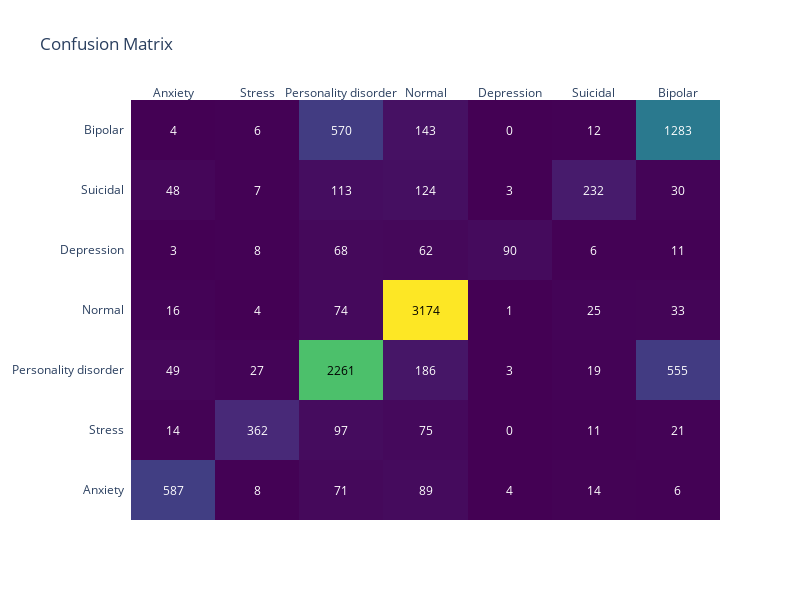

Notebook code cell kept with this figure:
### Code cell
# Confusion Matrix
cm = confusion_matrix(y_test, y_pred)
cm_fig = ff.create_annotated_heatmap(
    z=cm,
    x=list(set(y_test)),
    y=list(set(y_test)),
    annotation_text=cm,
    colorscale='Viridis'
)
cm_fig.update_layout(title='Confusion Matrix')
cm_fig.update_layout(title='Confusion Matrix', width=800, height=600)  
cm_fig.show()

### Figure 1 — Plotly figure (JSON) as saved in the notebook; plotly's stock layout.template omitted (floating-point values rounded to 4 significant figures)
{"data": [{"colorscale": [[0, "#440154"], [0.1111, "#482878"], [0.2222, "#3e4989"], [0.3333, "#31688e"], [0.4444, "#26828e"], [0.5556, "#1f9e89"], [0.6667, "#35b779"], [0.7778, "#6ece58"], [0.8889, "#b5de2b"], [1, "#fde725"]], "reversescale": false, "showscale": false, "type": "heatmap", "x": ["Anxiety", "Stress", "Personality disorder", "Normal", "Depression", "Suicidal", "Bipolar"], "y": ["Anxiety", "Stress", "Personality disorder", "Normal", "Depression", "Suicidal", "Bipolar"], "z": [[587, 8, 71, 89, 4, 14, 6], [14, 362, 97, 75, 0, 11, 21], [49, 27, 2261, 186, 3, 19, 555], [16, 4, 74, 3174, 1, 25, 33], [3, 8, 68, 62, 90, 6, 11], [48, 7, 113, 124, 3, 232, 30], [4, 6, 570, 143, 0, 12, 1283]]}], "layout": {"annotations": [{"font": {"color": "#FFFFFF"}, "showarrow": false, "text": "587", "x": "Anxiety", "xref": "x", "y": "Anxiety", "yref": "y"}, {"font": {"color": "#FFFFFF"}, "showarrow": false, "text": "8", "x": "Stress", "xref": "x", "y": "Anxiety", "yref": "y"}, {"font": {"color": "#FFFFFF"}, "showarrow": false, "text": "71", "x": "Personality disorder", "xref": "x", "y": "Anxiety", "yref": "y"}, {"font": {"color": "#FFFFFF"}, "showarrow": false, "text": "89", "x": "Normal", "xref": "x", "y": "Anxiety", "yref": "y"}, {"font": {"color": "#FFFFFF"}, "showarrow": false, "text": "4", "x": "Depression", "xref": "x", "y": "Anxiety", "yref": "y"}, {"font": {"color": "#FFFFFF"}, "showarrow": false, "text": "14", "x": "Suicidal", "xref": "x", "y": "Anxiety", "yref": "y"}, {"font": {"color": "#FFFFFF"}, "showarrow": false, "text": "6", "x": "Bipolar", "xref": "x", "y": "Anxiety", "yref": "y"}, {"font": {"color": "#FFFFFF"}, "showarrow": false, "text": "14", "x": "Anxiety", "xref": "x", "y": "Stress", "yref": "y"}, {"font": {"color": "#FFFFFF"}, "showarrow": false, "text": "362", "x": "Stress", "xref": "x", "y": "Stress", "yref": "y"}, {"font": {"color": "#FFFFFF"}, "showarrow": false, "text": "97", "x": "Personality disorder", "xref": "x", "y": "Stress", "yref": "y"}, {"font": {"color": "#FFFFFF"}, "showarrow": false, "text": "75", "x": "Normal", "xref": "x", "y": "Stress", "yref": "y"}, {"font": {"color": "#FFFFFF"}, "showarrow": false, "text": "0", "x": "Depression", "xref": "x", "y": "Stress", "yref": "y"}, {"font": {"color": "#FFFFFF"}, "showarrow": false, "text": "11", "x": "Suicidal", "xref": "x", "y": "Stress", "yref": "y"}, {"font": {"color": "#FFFFFF"}, "showarrow": false, "text": "21", "x": "Bipolar", "xref": "x", "y": "Stress", "yref": "y"}, {"font": {"color": "#FFFFFF"}, "showarrow": false, "text": "49", "x": "Anxiety", "xref": "x", "y": "Personality disorder", "yref": "y"}, {"font": {"color": "#FFFFFF"}, "showarrow": false, "text": "27", "x": "Stress", "xref": "x", "y": "Personality disorder", "yref": "y"}, {"font": {"color": "#000000"}, "showarrow": false, "text": "2261", "x": "Personality disorder", "xref": "x", "y": "Personality disorder", "yref": "y"}, {"font": {"color": "#FFFFFF"}, "showarrow": false, "text": "186", "x": "Normal", "xref": "x", "y": "Personality disorder", "yref": "y"}, {"font": {"color": "#FFFFFF"}, "showarrow": false, "text": "3", "x": "Depression", "xref": "x", "y": "Personality disorder", "yref": "y"}, {"font": {"color": "#FFFFFF"}, "showarrow": false, "text": "19", "x": "Suicidal", "xref": "x", "y": "Personality disorder", "yref": "y"}, {"font": {"color": "#FFFFFF"}, "showarrow": false, "text": "555", "x": "Bipolar", "xref": "x", "y": "Personality disorder", "yref": "y"}, {"font": {"color": "#FFFFFF"}, "showarrow": false, "text": "16", "x": "Anxiety", "xref": "x", "y": "Normal", "yref": "y"}, {"font": {"color": "#FFFFFF"}, "showarrow": false, "text": "4", "x": "Stress", "xref": "x", "y": "Normal", "yref": "y"}, {"font": {"color": "#FFFFFF"}, "showarrow": false, "text": "74", "x": "Personality disorder", "xref": "x", "y": "Normal", "yref": "y"}, {"font": {"color": "#000000"}, "showarrow": false, "text": "3174", "x": "Normal", "xref": "x", "y": "Normal", "yref": "y"}, {"font": {"color": "#FFFFFF"}, "showarrow": false, "text": "1", "x": "Depression", "xref": "x", "y": "Normal", "yref": "y"}, {"font": {"color": "#FFFFFF"}, "showarrow": false, "text": "25", "x": "Suicidal", "xref": "x", "y": "Normal", "yref": "y"}, {"font": {"color": "#FFFFFF"}, "showarrow": false, "text": "33", "x": "Bipolar", "xref": "x", "y": "Normal", "yref": "y"}, {"font": {"color": "#FFFFFF"}, "showarrow": false, "text": "3", "x": "Anxiety", "xref": "x", "y": "Depression", "yref": "y"}, {"font": {"color": "#FFFFFF"}, "showarrow": false, "text": "8", "x": "Stress", "xref": "x", "y": "Depression", "yref": "y"}, {"font": {"color": "#FFFFFF"}, "showarrow": false, "text": "68", "x": "Personality disorder", "xref": "x", "y": "Depression", "yref": "y"}, {"font": {"color": "#FFFFFF"}, "showarrow": false, "text": "62", "x": "Normal", "xref": "x", "y": "Depression", "yref": "y"}, {"font": {"color": "#FFFFFF"}, "showarrow": false, "text": "90", "x": "Depression", "xref": "x", "y": "Depression", "yref": "y"}, {"font": {"color": "#FFFFFF"}, "showarrow": false, "text": "6", "x": "Suicidal", "xref": "x", "y": "Depression", "yref": "y"}, {"font": {"color": "#FFFFFF"}, "showarrow": false, "text": "11", "x": "Bipolar", "xref": "x", "y": "Depression", "yref": "y"}, {"font": {"color": "#FFFFFF"}, "showarrow": false, "text": "48", "x": "Anxiety", "xref": "x", "y": "Suicidal", "yref": "y"}, {"font": {"color": "#FFFFFF"}, "showarrow": false, "text": "7", "x": "Stress", "xref": "x", "y": "Suicidal", "yref": "y"}, {"font": {"color": "#FFFFFF"}, "showarrow": false, "text": "113", "x": "Personality disorder", "xref": "x", "y": "Suicidal", "yref": "y"}, {"font": {"color": "#FFFFFF"}, "showarrow": false, "text": "124", "x": "Normal", "xref": "x", "y": "Suicidal", "yref": "y"}, {"font": {"color": "#FFFFFF"}, "showarrow": false, "text": "3", "x": "Depression", "xref": "x", "y": "Suicidal", "yref": "y"}, {"font": {"color": "#FFFFFF"}, "showarrow": false, "text": "232", "x": "Suicidal", "xref": "x", "y": "Suicidal", "yref": "y"}, {"font": {"color": "#FFFFFF"}, "showarrow": false, "text": "30", "x": "Bipolar", "xref": "x", "y": "Suicidal", "yref": "y"}, {"font": {"color": "#FFFFFF"}, "showarrow": false, "text": "4", "x": "Anxiety", "xref": "x", "y": "Bipolar", "yref": "y"}, {"font": {"color": "#FFFFFF"}, "showarrow": false, "text": "6", "x": "Stress", "xref": "x", "y": "Bipolar", "yref": "y"}, {"font": {"color": "#FFFFFF"}, "showarrow": false, "text": "570", "x": "Personality disorder", "xref": "x", "y": "Bipolar", "yref": "y"}, {"font": {"color": "#FFFFFF"}, "showarrow": false, "text": "143", "x": "Normal", "xref": "x", "y": "Bipolar", "yref": "y"}, {"font": {"color": "#FFFFFF"}, "showarrow": false, "text": "0", "x": "Depression", "xref": "x", "y": "Bipolar", "yref": "y"}, {"font": {"color": "#FFFFFF"}, "showarrow": false, "text": "12", "x": "Suicidal", "xref": "x", "y": "Bipolar", "yref": "y"}, {"font": {"color": "#FFFFFF"}, "showarrow": false, "text": "1283", "x": "Bipolar", "xref": "x", "y": "Bipolar", "yref": "y"}], "height": 600, "title": {"text": "Confusion Matrix"}, "width": 800, "xaxis": {"dtick": 1, "gridcolor": "rgb(0, 0, 0)", "side": "top", "ticks": ""}, "yaxis": {"dtick": 1, "ticks": "", "ticksuffix": "  "}}}
